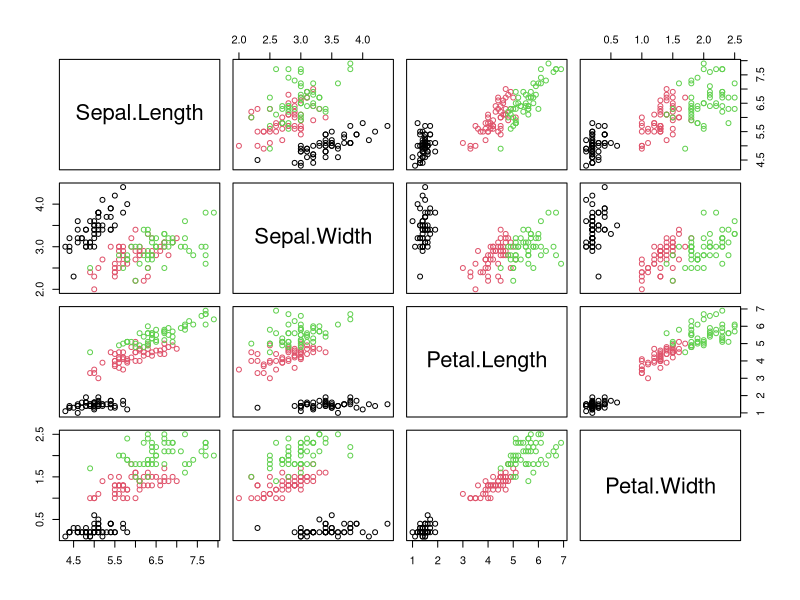
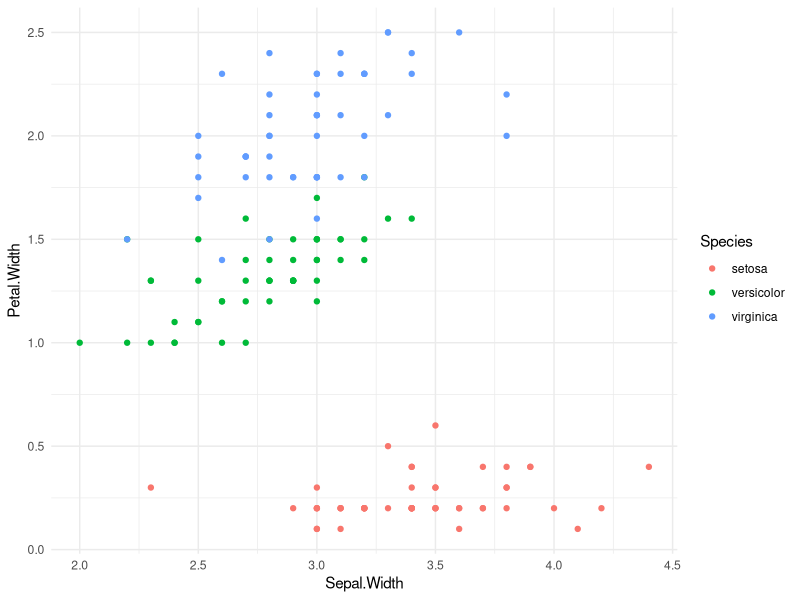
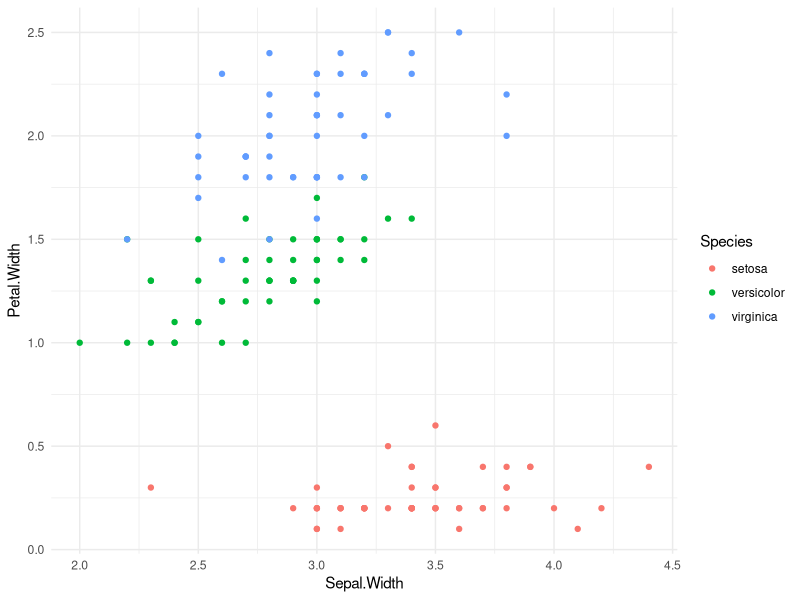
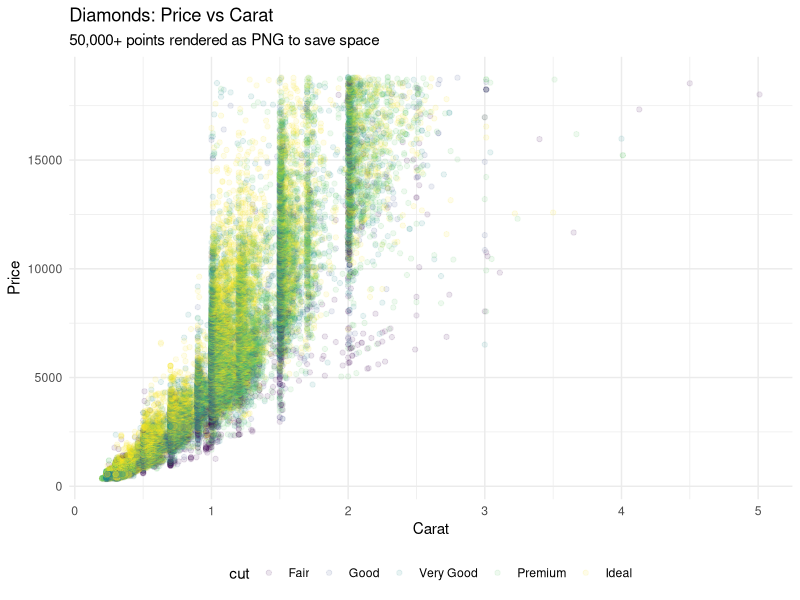

The R source for these figures, in order:
## ---- chunk 1
# CLEAR ENVIRONMENT
rm(list = ls(all.names = TRUE))

# LOAD PACKAGES
library(knitr)
library(ggplot2)
library(dplyr)

# GLOBAL CHUNK OPTIONS
# 'dev' checks if it's PDF to use high-quality rendering, otherwise standard
knitr::opts_chunk$set(
  echo = TRUE,
  message = FALSE, 
  warning = FALSE,
  fig.align = "center",
  fig.width = 6, 
  fig.height = 4
)

# GGPLOT THEME
theme_set(theme_minimal())  # check ?theme_bw for other themes available
## ---- chunk 2
head(mtcars[, 1:4]) |> 
  kable(caption = "A Universal Table Example", 
        format = "markdown")  # "markdown" format is safest for cross-compatibility

## ---- chunk 3
pairs(iris[1:4], col = iris$Species)
## ---- chunk 4
ggplot(iris, aes(x = Sepal.Width, y = Petal.Width)) + 
  geom_point(aes(color = Species))

## ---- chunk 5
ggplot(iris, aes(x = Sepal.Width, y = Petal.Width)) +
  geom_point(aes(color = Species)) 
## ---- chunk 6
# The 'alpha' parameter adds transparency to reveal density
diamonds %>% 
ggplot(aes(x = carat, y = price, color = cut)) +
  geom_point(alpha = 0.1) + 
  labs(title = "Diamonds: Price vs Carat",
       subtitle = "50,000+ points rendered as PNG to save space",
       x = "Carat", 
       y = "Price") +
  theme(legend.position = "bottom")
## ---- chunk 7
summary(mtcars$mpg)

## ---- chunk 8
sessionInfo()

